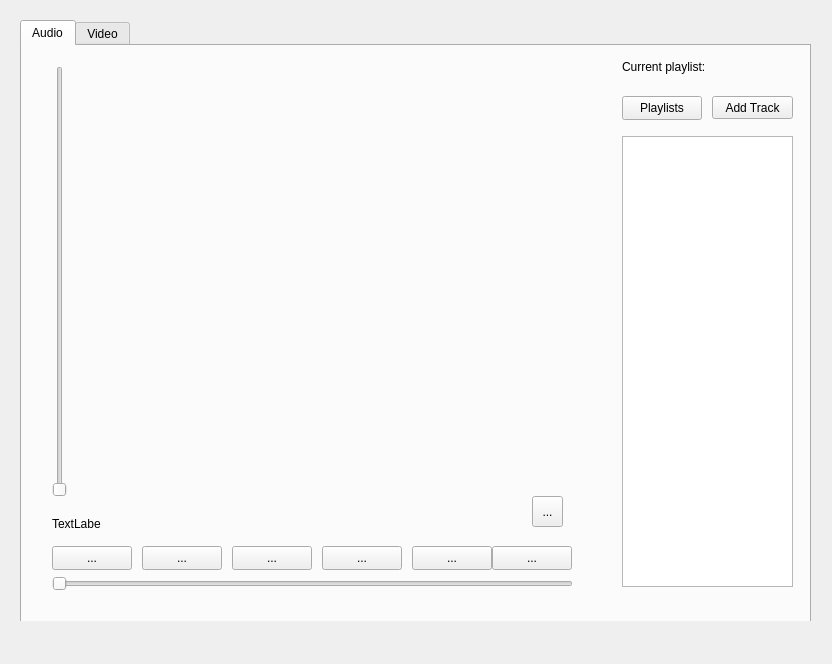
<?xml version="1.0" encoding="UTF-8"?>
<ui version="4.0">
 <class>Widget</class>
 <widget class="QWidget" name="Widget">
  <property name="geometry">
   <rect>
    <x>0</x>
    <y>0</y>
    <width>832</width>
    <height>664</height>
   </rect>
  </property>
  <property name="windowTitle">
   <string>Widget</string>
  </property>
  <widget class="QStackedWidget" name="stackedWidget">
   <property name="geometry">
    <rect>
     <x>20</x>
     <y>20</y>
     <width>801</width>
     <height>601</height>
    </rect>
   </property>
   <widget class="QWidget" name="page">
    <widget class="QTabWidget" name="tabWidget">
     <property name="geometry">
      <rect>
       <x>0</x>
       <y>0</y>
       <width>791</width>
       <height>641</height>
      </rect>
     </property>
     <property name="currentIndex">
      <number>0</number>
     </property>
     <widget class="QWidget" name="tab">
      <attribute name="title">
       <string>Audio</string>
      </attribute>
      <widget class="QSlider" name="verticalSlider">
       <property name="geometry">
        <rect>
         <x>30</x>
         <y>20</y>
         <width>16</width>
         <height>431</height>
        </rect>
       </property>
       <property name="orientation">
        <enum>Qt::Vertical</enum>
       </property>
      </widget>
      <widget class="QLabel" name="label">
       <property name="geometry">
        <rect>
         <x>30</x>
         <y>470</y>
         <width>49</width>
         <height>16</height>
        </rect>
       </property>
       <property name="text">
        <string>TextLabel</string>
       </property>
      </widget>
      <widget class="QToolButton" name="likeButton">
       <property name="geometry">
        <rect>
         <x>510</x>
         <y>450</y>
         <width>31</width>
         <height>31</height>
        </rect>
       </property>
       <property name="text">
        <string>...</string>
       </property>
      </widget>
      <widget class="QPushButton" name="pushButton">
       <property name="geometry">
        <rect>
         <x>600</x>
         <y>50</y>
         <width>80</width>
         <height>24</height>
        </rect>
       </property>
       <property name="text">
        <string>Playlists</string>
       </property>
      </widget>
      <widget class="QSlider" name="horizontalSlider">
       <property name="geometry">
        <rect>
         <x>30</x>
         <y>530</y>
         <width>521</width>
         <height>16</height>
        </rect>
       </property>
       <property name="orientation">
        <enum>Qt::Horizontal</enum>
       </property>
      </widget>
      <widget class="QPushButton" name="btn_play_4">
       <property name="geometry">
        <rect>
         <x>120</x>
         <y>500</y>
         <width>80</width>
         <height>24</height>
        </rect>
       </property>
       <property name="text">
        <string>...</string>
       </property>
      </widget>
      <widget class="QPushButton" name="btn_play_5">
       <property name="geometry">
        <rect>
         <x>390</x>
         <y>500</y>
         <width>80</width>
         <height>24</height>
        </rect>
       </property>
       <property name="text">
        <string>...</string>
       </property>
      </widget>
      <widget class="QPushButton" name="btn_play_6">
       <property name="geometry">
        <rect>
         <x>30</x>
         <y>500</y>
         <width>80</width>
         <height>24</height>
        </rect>
       </property>
       <property name="text">
        <string>...</string>
       </property>
      </widget>
      <widget class="QPushButton" name="btn_play_7">
       <property name="geometry">
        <rect>
         <x>470</x>
         <y>500</y>
         <width>80</width>
         <height>24</height>
        </rect>
       </property>
       <property name="text">
        <string>...</string>
       </property>
      </widget>
      <widget class="QPushButton" name="btn_play">
       <property name="geometry">
        <rect>
         <x>210</x>
         <y>500</y>
         <width>80</width>
         <height>24</height>
        </rect>
       </property>
       <property name="text">
        <string>...</string>
       </property>
      </widget>
      <widget class="QPushButton" name="btn_play_3">
       <property name="geometry">
        <rect>
         <x>300</x>
         <y>500</y>
         <width>80</width>
         <height>24</height>
        </rect>
       </property>
       <property name="text">
        <string>...</string>
       </property>
      </widget>
      <widget class="QToolButton" name="btn_">
       <property name="geometry">
        <rect>
         <x>690</x>
         <y>50</y>
         <width>81</width>
         <height>23</height>
        </rect>
       </property>
       <property name="text">
        <string>Add Track</string>
       </property>
      </widget>
      <widget class="QTableView" name="playlistView">
       <property name="geometry">
        <rect>
         <x>600</x>
         <y>90</y>
         <width>171</width>
         <height>451</height>
        </rect>
       </property>
      </widget>
      <widget class="QLabel" name="album_label">
       <property name="geometry">
        <rect>
         <x>600</x>
         <y>10</y>
         <width>91</width>
         <height>21</height>
        </rect>
       </property>
       <property name="text">
        <string>Current playlist:</string>
       </property>
      </widget>
      <widget class="QLabel" name="album_name_label">
       <property name="geometry">
        <rect>
         <x>700</x>
         <y>10</y>
         <width>81</width>
         <height>16</height>
        </rect>
       </property>
       <property name="text">
        <string/>
       </property>
      </widget>
     </widget>
     <widget class="QWidget" name="tab_2">
      <attribute name="title">
       <string>Video</string>
      </attribute>
      <widget class="QToolButton" name="toolButton">
       <property name="geometry">
        <rect>
         <x>40</x>
         <y>70</y>
         <width>81</width>
         <height>71</height>
        </rect>
       </property>
       <property name="text">
        <string>...</string>
       </property>
      </widget>
     </widget>
    </widget>
   </widget>
  </widget>
 </widget>
 <resources/>
 <connections/>
</ui>
